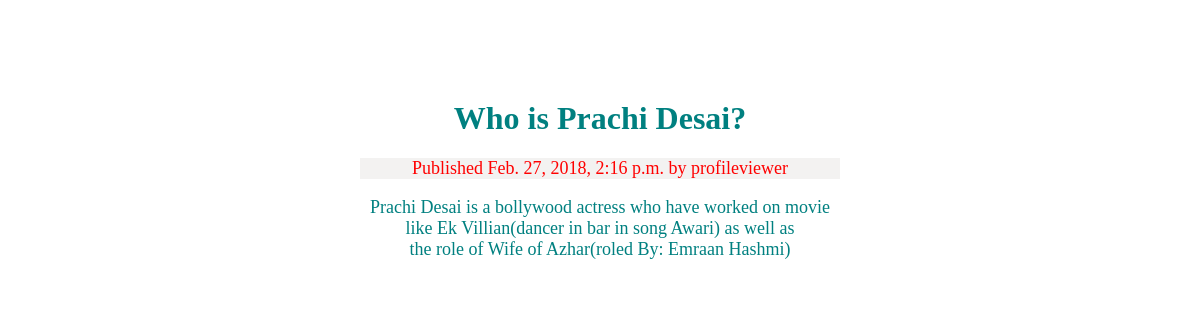
Screenshot of /blog/who-is-prachi-desai/ with the database file from the repository.
### blog/models.py (models this page shows, shortened)
class Post(models.Model):
    STATUS_CHOICES = (
        ('drafts','Drafts'),
        ('published','Published'),
    )
    title = models.CharField(max_length = 100)
    slug = models.SlugField(max_length=100,unique_for_date = 'publish')
    author = models.ForeignKey(User,on_delete = models.CASCADE,related_name= 'blog_posts')
    body = models.TextField()
    publish = models.DateTimeField(default = timezone.now)
    created = models.DateTimeField(auto_now_add = True)
    updated = models.DateTimeField(auto_now = True)
    status = models.CharField(max_length= 10, choices = STATUS_CHOICES, default = 'drafts')
    published = PublishManager()

### blog/views.py (the view)
# urls.py: path('<slug:slug>/',views.post_detail),
def post_detail(request,slug):
    post = get_object_or_404(Post,slug = slug)
    return render(request,'blog/post/detail.html',{'post':post})

### blog/models.py (called while the page is built)
    def get_queryset(self):
        return super(PublishManager,self).get_queryset().filter(status = 'published')

### blog/templates/blog/post/detail.html (shortened to what this page needs)
{% extends "blog/base.html" %}
{% block content %}
 <h1>{{ post.title }}</h1>
 <p class="date">
 Published {{ post.publish }} by {{ post.author }}
 </p>
 {{ post.body|linebreaks }}
{% endblock %}

### blog/static/css/style.css (style rules this page uses)
body { text-align:center; color:teal; }
@media only screen and (min-width:768px) { body { margin-left: 30%; margin-right: 30%; margin-top: 100px; } }
@media only screen and (min-width:768px) { .date { background-color:#f3f2f1; color:red; } }
@media only screen and (min-width:768px) { p { font-size: 18px; } }

### rows the page displays
Post: title "Who is Prachi Desai?", publish "Feb. 27, 2018, 2:16 p.m.", author "profileviewer", body "Prachi Desai is a bollywood actress who have worked on movie like Ek Villian(dancer in bar in song Awari) as well as the role of Wife of Azhar(roled By: Emraan Hashmi)"
